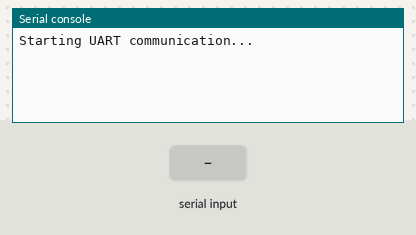
A program run on a simulated Raspberry Pi Pico running MicroPython. On the bench: the last lines printed to the serial console. The test bench sets the inputs (shaded band). The clock reads 2024-03-15 10:24:30 at power-on unless the program sets it. At 11.0 s the program stops and its outputs stay as they are.

Above: at 1.2 s.
1.3 s: "1" received over the second serial link
At 2.5 s:
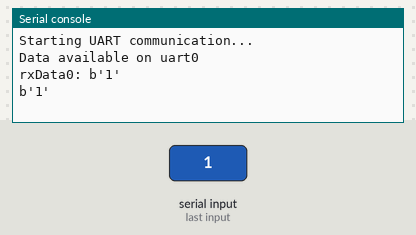
2.8 s: "0" received over the second serial link
At 3.9 s:
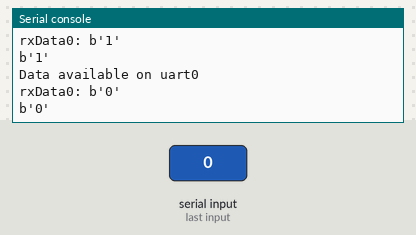
4.3 s: "2" received over the second serial link
At 5.1 s:
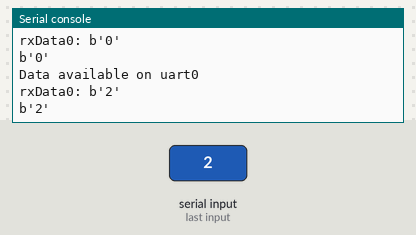

The program:

scale.py
```python
import time

from machine import UART, Pin

# Initialize UART interfaces
uart0 = UART(0, baudrate=9600, tx=Pin(0), rx=Pin(1))

# Data to be sent
# txData = b"RS232 receive test...\r\n"
# print(f"Writing to uart0: {txData}")
# uart0.write(txData)
# time.sleep(0.1)

timeout = 10  # Timeout in seconds
start_time = time.time()

print("Starting UART communication...")

while True:
    current_time = time.time()
    if current_time - start_time > timeout:
        print("Timeout exceeded. Exiting...")
        break

    # Check for data on uart0
    if uart0.any() > 0:
        print("Data available on uart0")
    while uart0.any() > 0:  # Channel 0 is spontaneous and self-collecting
        rxData0 = uart0.read()
        print(f"rxData0: {rxData0}")
        print(rxData0)

    time.sleep(0.1)  # Add a small delay to avoid busy-waiting
```

Measured:
- after the input at 1.3 s, the serial console: prints a new line at once (image 1)
- after the input at 2.8 s, the serial console: prints a new line at once (image 2)
- after the input at 4.3 s, the serial console: prints a new line at once (image 3)
